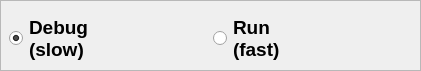
   <widget class="QFrame" name="frame_3">
    <property name="geometry">
     <rect>
      <x>670</x>
      <y>840</y>
      <width>421</width>
      <height>71</height>
     </rect>
    </property>
    <property name="frameShape">
     <enum>QFrame::StyledPanel</enum>
    </property>
    <property name="frameShadow">
     <enum>QFrame::Raised</enum>
    </property>
    <widget class="QWidget" name="horizontalLayoutWidget_2">
     <property name="geometry">
      <rect>
       <x>9</x>
       <y>9</y>
       <width>401</width>
       <height>58</height>
      </rect>
     </property>
     <layout class="QHBoxLayout" name="horizontalLayout_5">
      <item>
       <widget class="QRadioButton" name="radioButton_setRobotAccVel_DEBUG">
        <property name="sizePolicy">
         <sizepolicy hsizetype="Expanding" vsizetype="Expanding">
          <horstretch>0</horstretch>
          <verstretch>0</verstretch>
         </sizepolicy>
        </property>
        <property name="font">
         <font>
          <pointsize>14</pointsize>
          <weight>75</weight>
          <bold>true</bold>
         </font>
        </property>
        <property name="text">
         <string>Debug
(slow)</string>
        </property>
        <property name="iconSize">
         <size>
          <width>25</width>
          <height>25</height>
         </size>
        </property>
        <property name="checked">
         <bool>true</bool>
        </property>
       </widget>
      </item>
      <item>
       <widget class="QRadioButton" name="radioButton_setRobotAccVel_RUN">
        <property name="enabled">
         <bool>true</bool>
        </property>
        <property name="sizePolicy">
         <sizepolicy hsizetype="Expanding" vsizetype="Expanding">
          <horstretch>0</horstretch>
          <verstretch>0</verstretch>
         </sizepolicy>
        </property>
        <property name="font">
         <font>
          <pointsize>14</pointsize>
          <weight>75</weight>
          <bold>true</bold>
         </font>
        </property>
        <property name="text">
         <string>Run
(fast)</string>
        </property>
       </widget>
      </item>
     </layout>
    </widget>
   </widget>
